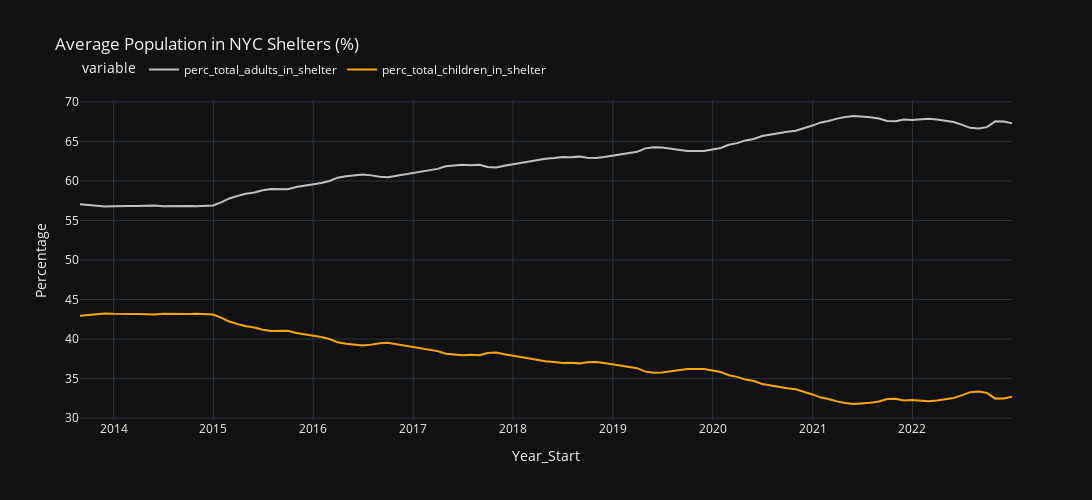

Notebook source saved alongside this figure:
### Code cell
desired_columns = [0,1,2,3,4,5,6,7,8,9,10]
start_date = datetime(2013, 1, 1)
end_date = datetime(2022, 12, 31)

# Convert index values to datetime
filtered_data = get_columns(monthly_avg_df,desired_columns)

# Apply date filter
filtered_data = filtered_data[filtered_data.index.to_series().apply(get_date, start_date=start_date, end_date=end_date)]
filtered_data.reset_index(inplace=True)
filtered_data

# Set the template to 'plotly_dark'
pio.templates.default = "plotly_dark"

# Create the line chart
fig = px.line(filtered_data, x='date_of_census', y=['perc_total_adults_in_shelter', 'perc_total_children_in_shelter'],
             color_discrete_sequence=['silver', 'orange'],
             labels={'date_of_census': 'Year_Start', 'value': 'Percentage'},
             title='Average Population in NYC Shelters (%)',
             width=1500,  # Set the desired width of the figure
             height=500  # Set the desired height of the figure
             )

# Add the second y-axis
fig.update_traces(yaxis="y")

# Add data labels
texts = [filtered_data['perc_total_adults_in_shelter'].apply(lambda x: f'{round(x)}%'),
         filtered_data['perc_total_children_in_shelter'].apply(lambda x: f'{round(x)}%')]
for i, t in enumerate(texts):
    fig.data[i].text = t

# Customize the layout if needed
fig.update_layout(xaxis_tickangle=0,
                  legend=dict(orientation='h', yanchor='bottom', y=1.05, xanchor='left', x=0),
                  xaxis=dict(tickmode='auto', tickformat='%Y'),
                  yaxis=dict(title='Percentage', side='left'),  # Set side='left' for the first y-axis
                  )

# Display the plot
fig.show()
